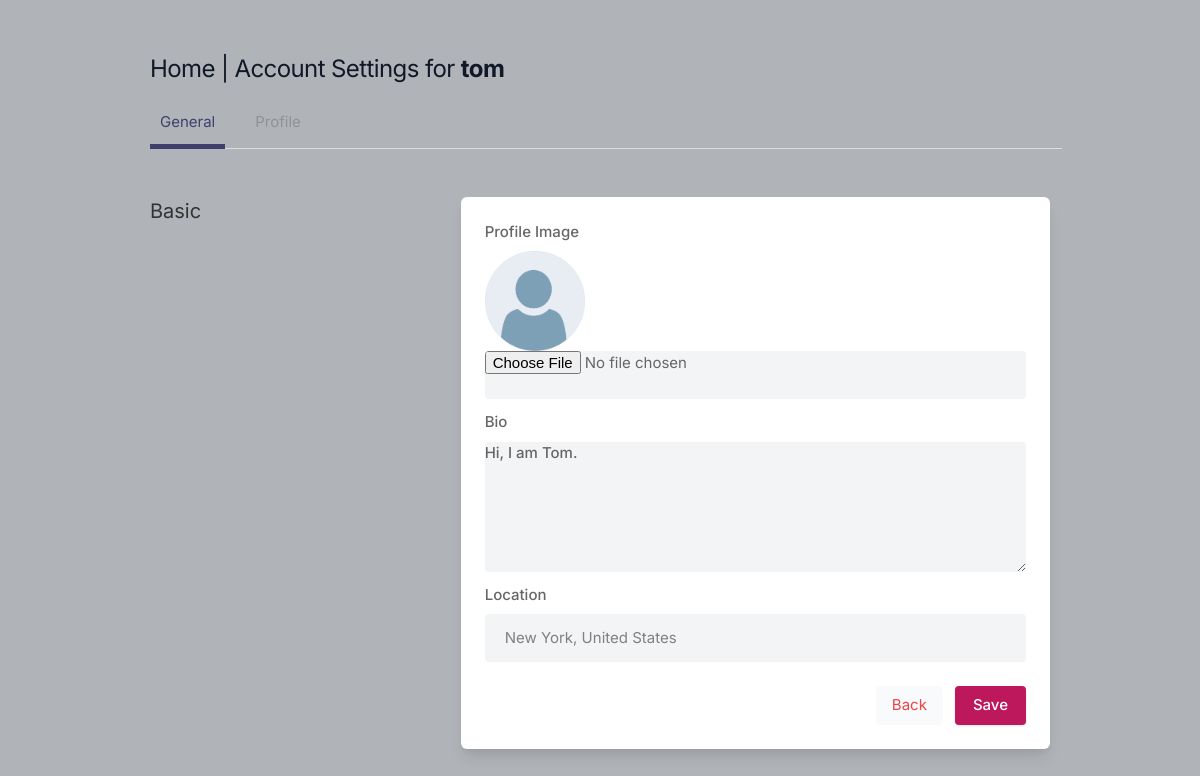
/settings (signed in), run on an earlier commit of the app's database.
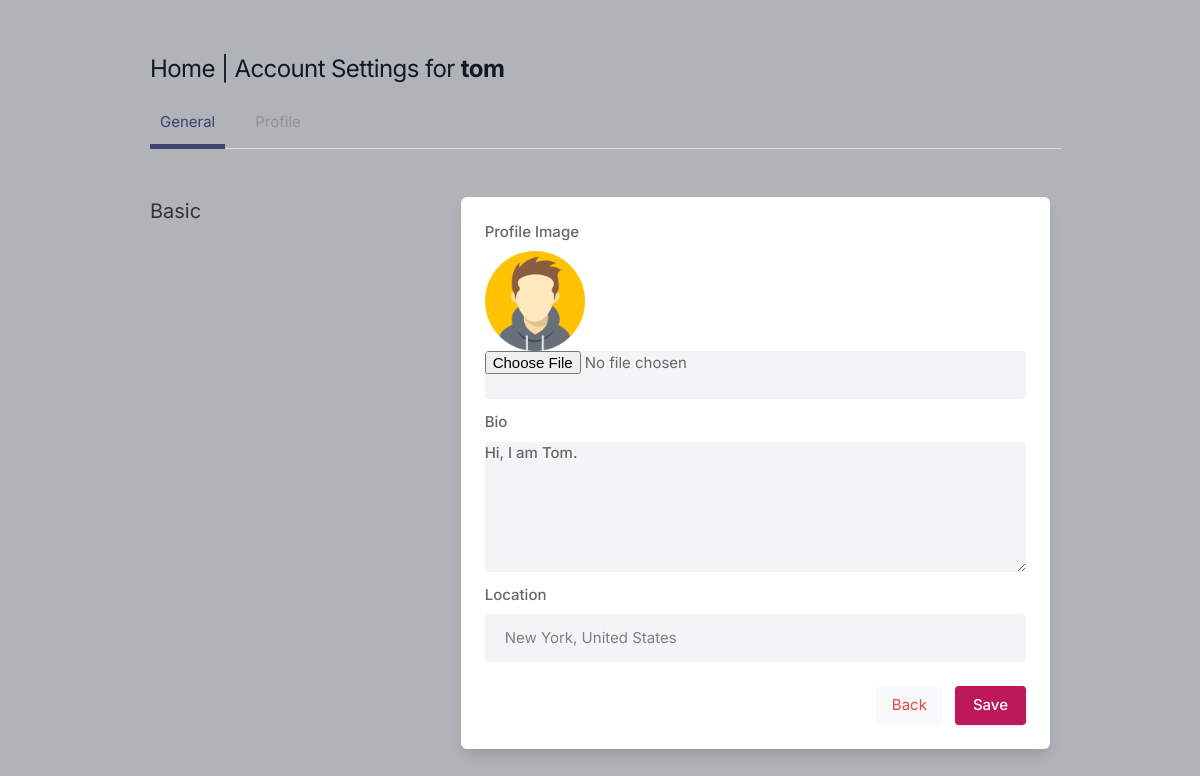
And on a later commit of the database.
### core/models.py (models this page shows, shortened)
class Profile(models.Model):
    user = models.ForeignKey(User, on_delete=models.CASCADE)
    id_user = models.IntegerField()
    bio = models.TextField(blank=True)
    profileimg = models.ImageField(upload_to='profile_images', default='blank-profile-picture.png')
    location = models.CharField(max_length=100, blank=True)

### core/views.py (the view, shortened to what this page needs)
# urls.py: path('settings', views.settings, name='settings'),
@login_required(login_url='login')
def settings(request):
    user_profile = Profile.objects.get(user=request.user)
    return render(request, 'settings.html', {'user_profile':user_profile})

### templates/settings.html (shortened to what this page needs)
{% load static %}
<!DOCTYPE html>
<html lang="en">
<head>
    <link rel="stylesheet" href="{% static 'assets/css/icons.css' %}">
    <link rel="stylesheet" href="{% static 'assets/css/uikit.css' %}">
    <link rel="stylesheet" href="{% static 'assets/css/style.css' %}">
    <link rel="stylesheet" href="{% static 'assets/css/tailwind.css' %}">
</head>
<body>
            <div class="container m-auto">
                <h1 class="text-2xl leading-none text-gray-900 tracking-tight mt-3"><a href="/">Home</a> | Account Settings for <b>{{user.username}}</b></h1>
                <ul class="mt-5 -mr-3 flex-nowrap lg:overflow-hidden overflow-x-scroll uk-tab">
                    <li class="uk-active"><a href="#general">General</a></li>
                    <li><a href="#">Profile</a></li>
                </ul>
                <div class="grid lg:grid-cols-3 mt-12 gap-8">
                    <div>
                        <h3 class="text-xl mb-2"> Basic</h3>
                    </div>
                    <div class="bg-white rounded-md lg:shadow-lg shadow col-span-2">
                        <form action="" method="POST" enctype="multipart/form-data">
                            <div class="grid grid-cols-2 gap-3 lg:p-6 p-4">
                               <div class="col-span-2">
                                   <label for="" name="location">Profile Image</label>
                                   <img width="100" height="100" src="{{user_profile.profileimg.url}}" alt="" srcset="" />
                                   <input title="t" name="image" type="file" placeholder="" class="shadow-none bg-gray-100">
                               </div>
                                <div class="col-span-2">
                                    <label for="about">Bio</label>
                                    <textarea id="about" name="bio" placeholder="Say something about yourself..." rows="3"  class="shadow-none bg-gray-100">{{ user_profile.bio }}</textarea>
                                </div>
                                <div class="col-span-2">
                                    <label for="location" name="location"> Location</label>
                                    <input type="text" name="location" value="{{user_profile.location}}" class="shadow-none bg-gray-100">
                                </div>
                           </div>
                           <div class="bg-gray-10 p-6 pt-0 flex justify-end space-x-3">
                               <button class="p-2 px-4 rounded bg-gray-50 text-red-500"> <a href="/">Back</a></button>
                               <button type="submit" class="button bg-blue-700"> Save </button>
                           </div>
                        </form>
                    </div>
                    <br>
                </div>
            </div>
</body>
</html>

What changed in the data, as far as the page shows it:
changed Profile "Hi, I am Tom.": profileimg: picture added in place of a placeholder
